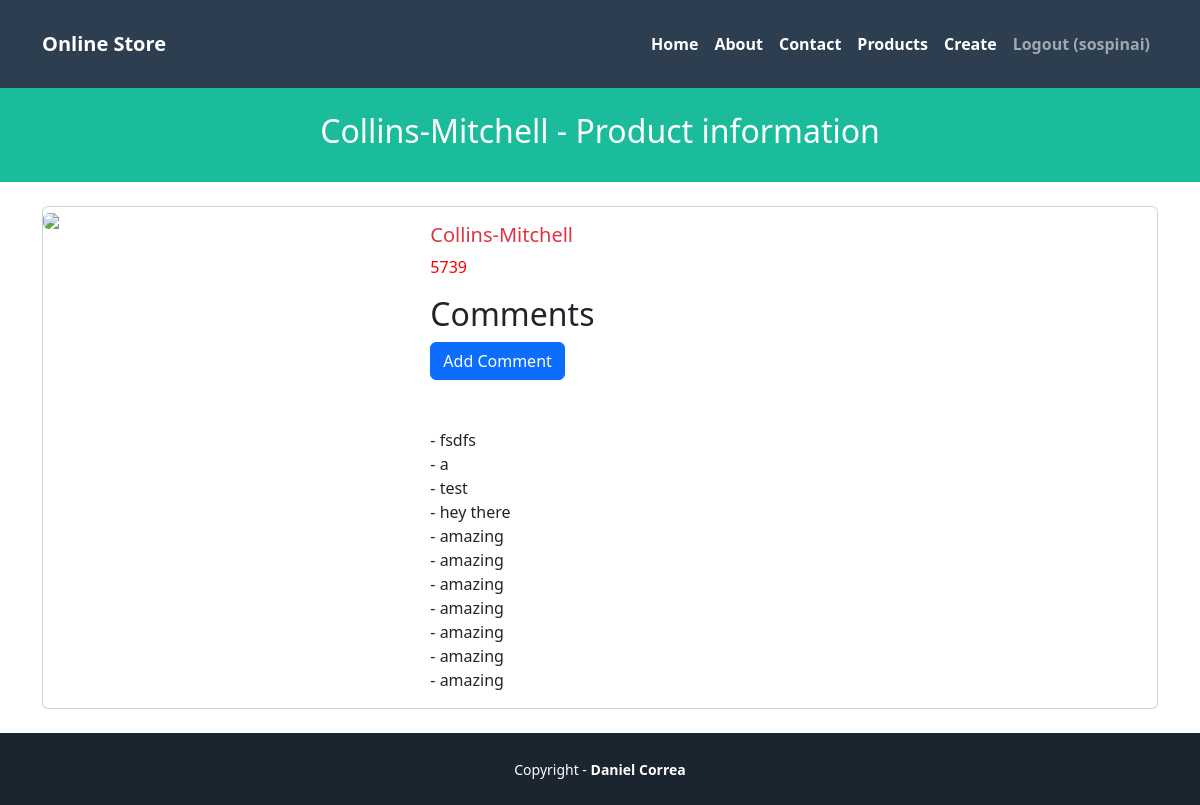
The page /products/2 (signed in) on the database its author committed.
### pages/models.py (models this page shows)
class Product(models.Model):
  name = models.CharField(max_length=255)
  price = models.IntegerField()
  created_at = models.DateTimeField(auto_now_add=True)
  updated_at = models.DateTimeField(auto_now=True)

class Comment(models.Model):
  product = models.ForeignKey(Product, on_delete=models.CASCADE)
  description = models.TextField()

### pages/views.py (the view)
# urls.py: path('products/<str:id>', ProductShowView.as_view(), name='show'),
class ProductShowView(View):
  template_name = 'products/show.html'
  def get(self, request, id):
    try:
        product_id = int(id)
        if product_id < 1:
            raise ValueError("Product id must be 1 or greater")
        product = get_object_or_404(Product, pk=product_id)
    except (ValueError, IndexError):
        return HttpResponseRedirect(reverse('home'))
    viewData = {}
    product = get_object_or_404(Product, pk=product_id)
    viewData["title"] = product.name + " - Online Store"
    viewData["subtitle"] =  product.name + " - Product information"
    viewData["product"] = product
    return render(request, self.template_name, viewData)

### pages/templates/products/show.html (shortened to what this page needs)
{% extends 'pages/base.html' %}
{% block header_title %} {{subtitle}} {% endblock %}
{% block content %}
<div class="card mb-3">
  <div class="row g-0">
    <div class="col-md-4">
      <img src="https://static.djangoproject.com/img/logos/django-logo-positive.svg" class="img-fluid rounded-start">
    </div>
    <div class="col-md-8">
      <div class="card-body">
        <h5 class="card-title{% if product.price > 100 %} text-danger{% endif %}">
           {{product.name}}
        </h5>
        {% if product.price > 2000 %}
            <p class="card-text" style="color: red;">{{product.price}}</p>
        {% else %}
            <p class="card-text">{{product.price}}</p>
        {% endif %}
        <h2>Comments</h2>
        <form action="{% url 'add_comment' product.id %}" method="POST">
          <button type="submit" class="btn btn-primary mb-5">Add Comment</button>
        </form>
        {% for comment in product.comment_set.all %}
        - {{ comment.description }}<br />
        {% endfor %}
      </div>
    </div>
  </div>
</div>
{% endblock %}

### pages/templates/pages/base.html (shortened to what this page needs)
{% load static %}
<!doctype html>
<html lang="en">
<head>
  <link href="https://cdn.jsdelivr.net/npm/bootstrap@5.3.0-alpha1/dist/css/bootstrap.min.css" rel="stylesheet" />
  <link href="{% static './pages/app.css' %}" rel="stylesheet" />
</head>
<body>
  <nav class="navbar navbar-expand-lg navbar-dark bg-secondary py-4">
    <div class="container">
      <a class="navbar-brand" href="{% url 'home' %}">Online Store</a>
      <div class="collapse navbar-collapse" id="navbarNavAltMarkup">
        <div class="navbar-nav ms-auto">
          <a class="nav-link active" href="{% url 'home' %}">Home</a>
          <a class="nav-link active" href="{% url 'about' %}">About</a>
          <a class="nav-link active" href="{% url 'contact' %}">Contact</a>
          <a class="nav-link active" href="{% url 'products' %}">Products</a>
          <a class="nav-link active" href="{% url 'form' %}">Create</a>
          {% if user.is_authenticated %}
            <a class="nav-link"
              href="{% url 'logout' %}">
              Logout ({{ user.username }})
            </a>
          {% else %}
            <a class="nav-link" href="{% url 'login' %}">Login</a>
            <a class="nav-link" href="{% url 'signup' %}">Sign Up</a>
          {% endif %}
        </div>
      </div>
    </div>
  </nav>
  <header class="masthead bg-primary text-white text-center py-4">
    <div class="container d-flex align-items-center flex-column">
      <h2>{% block header_title %}'A Django EAFIT App'{% endblock %}</h2>
    </div>
  </header>
  <div class="container my-4">
    {% block content %}
    {% endblock %}
  </div>
  {% block footer %}
  <div class="copyright py-4 text-center text-white">
    <div class="container">
      <small>
        Copyright - <a class="text-reset fw-bold text-decoration-none" target="_blank"
          href="https://twitter.com/danielgarax">
          Daniel Correa
        </a>
      </small>
    </div>
  </div>
  {% endblock %}
</body>
</html>

### pages/static/pages/app.css (style rules this page uses)
.bg-secondary { background-color: #2c3e50 !important; }
.copyright { background-color: #1a252f; }
.bg-primary { background-color: #1abc9c !important; }
nav { font-weight: 700; }

### rows shown on the page
Product: name "Collins-Mitchell", price "5739"
Comment: description "fsdfs"
Comment: description "a"
Comment: description "test"
Comment: description "hey there"
Comment: description "amazing"
Comment: description "amazing"
Comment: description "amazing"
Comment: description "amazing"
Comment: description "amazing"
Comment: description "amazing"
Comment: description "amazing"

### other values the page prints
{{ user.username }} "sospinai"
{{ subtitle }} "Collins-Mitchell - Product information"
